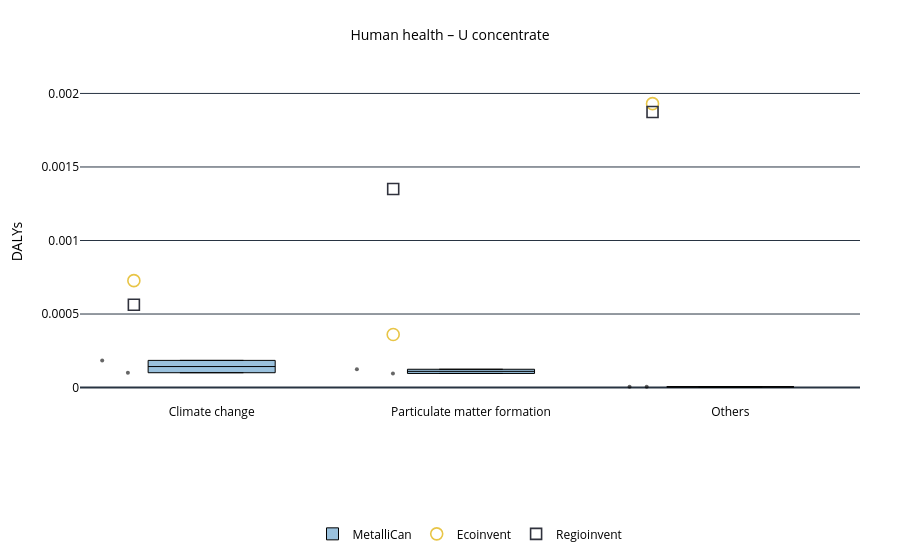

Notebook code cell kept with this figure:
### Code cell
plot_lcia_boxes_for_reference_product(
    df_hh,
    reference_product="U concentrate",
    yaxis_label="DALYs",
    title="Human health – U concentrate",
    output_html="results/Damages/boxplot_hh_u.html"
)

### Figure 1 — Plotly figure (JSON) as saved in the notebook; plotly's stock layout.template omitted (floating-point values rounded to 4 significant figures)
{"data": [{"boxpoints": "all", "fillcolor": "rgba(31,119,180,0.45)", "hoverinfo": "text+y", "hovertext": ["Cigar Lake + McClean Lake", "Cigar Lake + McClean Lake", "Cigar Lake + McClean Lake", "Key Lake + McArthur River", "Key Lake + McArthur River", "Key Lake + McArthur River"], "jitter": 0.35, "line": {"color": "black", "width": 1}, "marker": {"opacity": 0.6, "size": 4}, "name": "MetalliCan", "x": [0, 2, 1, 0, 2, 1], "y": [0.0001008, 4.811e-06, 0.0001244, 0.0001847, 4.933e-06, 9.599e-05], "type": "box"}, {"marker": {"color": "#e8c547", "line": {"color": "black", "width": 1.6}, "size": 12, "symbol": "circle-open"}, "mode": "markers", "name": "Ecoinvent", "x": [-0.3, 1.7, 0.7], "y": [0.0007268, 0.001931, 0.0003607], "type": "scatter"}, {"marker": {"color": "#30323d", "line": {"color": "black", "width": 1.6}, "size": 11, "symbol": "square-open"}, "mode": "markers", "name": "Regioinvent", "x": [-0.3, 1.7, 0.7], "y": [0.0005633, 0.001874, 0.00135], "type": "scatter"}], "layout": {"title": {"font": {"color": "black", "size": 14}, "text": "Human health – U concentrate", "x": 0.5}, "font": {"color": "black", "size": 12}, "xaxis": {"tickfont": {"color": "black"}, "tickmode": "array", "tickvals": [0, 1, 2], "ticktext": ["Climate change", "Particulate matter formation", "Others"]}, "yaxis": {"title": {"font": {"color": "black"}, "text": "DALYs"}, "tickfont": {"color": "black"}}, "margin": {"l": 80, "r": 40, "t": 80, "b": 120}, "legend": {"title": {"font": {"color": "black", "size": 13}, "text": ""}, "font": {"color": "black", "size": 12}, "orientation": "h", "yanchor": "bottom", "y": -0.45, "xanchor": "center", "x": 0.5}, "plot_bgcolor": "white", "paper_bgcolor": "white"}}
